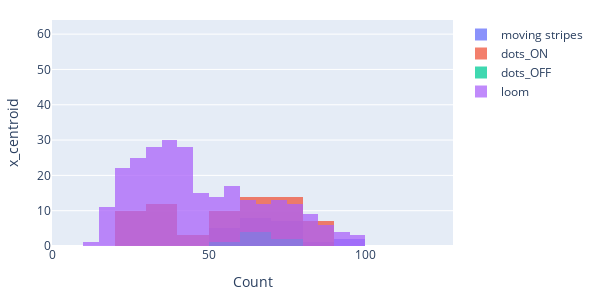
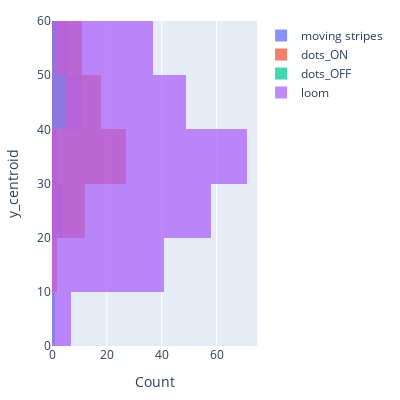

Notebook cell for these charts, in order:
### Code cell
import plotly.graph_objects as go

fig = go.Figure()

# Loop through each unique value of 'stimtype'
for stim in pooled_data['stimtype'].unique():
    filtered_data = pooled_data[pooled_data['stimtype'] == stim]
    fig.add_trace(go.Histogram(x=filtered_data['x_centroid'], name=stim, 
                               ybins = dict(  
            start=0,
            end=512,
            size=50)
        ))  # Set nbinsx to desired number of bins

# Update the layout
fig.update_layout(barmode='overlay', yaxis_title='x_centroid', xaxis_title='Count', width=600, height=300, margin=dict(l=20, r=20, t=20, b=20),)
fig.update_traces(opacity=0.75)
fig.update_xaxes(range=[0, 128])  # Disable gridlines for x-axis
fig.update_yaxes(range=[0,64])  # Disable gridlines for y-axis

fig.show()

fig2 = go.Figure()

# Loop through each unique value of 'stimtype'
for stim in pooled_data['stimtype'].unique():
    filtered_data = pooled_data[pooled_data['stimtype'] == stim]
    fig2.add_trace(go.Histogram(y=filtered_data['y_centroid']%y_res, name=stim, 
                               ybins = dict(  
            # start=0,
            # end=128,
            size=10)
        ))  # Set nbinsx to desired number of bins

# Update the layout
fig2.update_layout(barmode='overlay', yaxis_title='y_centroid', xaxis_title='Count', width=400, height=400, margin=dict(l=20, r=20, t=20, b=20),)
fig2.update_traces(opacity=0.75)
#fig.update_xaxes(range=[0, 100])  # Disable gridlines for x-axis
#fig.update_yaxes(range=[0,128])  # Disable gridlines for y-axis

fig2.show()

### Figure 1 — Plotly figure (JSON) as saved in the notebook; plotly's stock layout.template omitted (floating-point values rounded to 4 significant figures; data arrays with more than 128 entries replaced by an {"elided": "..."} marker saying what was removed)
{"data": [{"name": "moving stripes", "opacity": 0.75, "type": "histogram", "x": [67, 67, 62.9, 74.27, 59.5, 55.02, 78.26, 79.76, 67, 66, 71, 71.38, 74.24, 92.44, 67.43, 66, 57.84, 76, 63.62, 58, 98, 55.33, 84], "ybins": {"end": 512, "size": 50, "start": 0}}, {"name": "dots_ON", "opacity": 0.75, "type": "histogram", "x": [31, 32, 32.09, 25.73, 24.84, 23.85, 36.29, 30, 20.5, 24, 36.15, 24, 29, 33.75, 30, 38, 32.03, 34.27, 47, 67, 70, 79, 67, 62.9, 64, 70.38, 83.5, 65, 74.27, 59.5, 51.71, 86.32, 80.72, 70.03, 55.02, 61.97, 78.26, 79.76, 61.73, 77.06, 67, 63.63, 66, 49.73, 59, 71, 56.73, 84.18, 71.38, 74.24, 45.39, 59.5, 75.92, 56.13, 70.97, 67.43, 84.5, 66, 59.45, 84, 84, 27.16, 57.84, 30.65, 23.26, 51.7, 77, 63.62, 27.5, 61.33], "ybins": {"end": 512, "size": 50, "start": 0}}, {"name": "dots_OFF", "opacity": 0.75, "type": "histogram", "x": [67, 64, 74.27, 71.38, 67.43, 63.62, 56], "ybins": {"end": 512, "size": 50, "start": 0}}, {"name": "loom", "opacity": 0.75, "type": "histogram", "x": {"elided": "263 float values"}, "ybins": {"end": 512, "size": 50, "start": 0}}], "layout": {"barmode": "overlay", "height": 300, "margin": {"b": 20, "l": 20, "r": 20, "t": 20}, "width": 600, "xaxis": {"range": [0, 128], "title": {"text": "Count"}}, "yaxis": {"range": [0, 64], "title": {"text": "x_centroid"}}}}

### Figure 2 — Plotly figure (JSON) as saved in the notebook; plotly's stock layout.template omitted (floating-point values rounded to 4 significant figures; data arrays with more than 128 entries replaced by an {"elided": "..."} marker saying what was removed)
{"data": [{"name": "moving stripes", "opacity": 0.75, "type": "histogram", "y": [47, 41, 50.57, 40.73, 50.5, 52.8, 34.03, 28.79, 45, 44, 50.75, 47.66, 43.05, 23.94, 51.86, 45.41, 50.03, 47, 49, 49, 33, 26.67, 27], "ybins": {"size": 10}}, {"name": "dots_ON", "opacity": 0.75, "type": "histogram", "y": [31, 56, 58.51, 27.84, 55.81, 33.29, 35.15, 38.61, 52.5, 40, 20.71, 46, 26, 44.38, 31, 26, 38.7, 39.93, 27, 47, 36, 31, 41, 50.57, 47, 31.09, 27.5, 35, 40.73, 50.5, 30.15, 34.44, 34.28, 39.26, 52.8, 30.18, 34.03, 28.79, 39.27, 39.11, 45, 37.53, 44, 34.27, 53.9, 50.75, 34.16, 18.97, 47.66, 43.05, 29.44, 33.5, 40.16, 38.33, 45.23, 51.86, 26.7, 45.41, 44.24, 37, 36.91, 27, 50.03, 22.77, 23.52, 33.3, 46, 49, 19, 45.33], "ybins": {"size": 10}}, {"name": "dots_OFF", "opacity": 0.75, "type": "histogram", "y": [47, 47, 40.73, 47.66, 51.86, 49, 7], "ybins": {"size": 10}}, {"name": "loom", "opacity": 0.75, "type": "histogram", "y": {"elided": "263 float values"}, "ybins": {"size": 10}}], "layout": {"barmode": "overlay", "height": 400, "margin": {"b": 20, "l": 20, "r": 20, "t": 20}, "width": 400, "xaxis": {"title": {"text": "Count"}}, "yaxis": {"title": {"text": "y_centroid"}}}}
